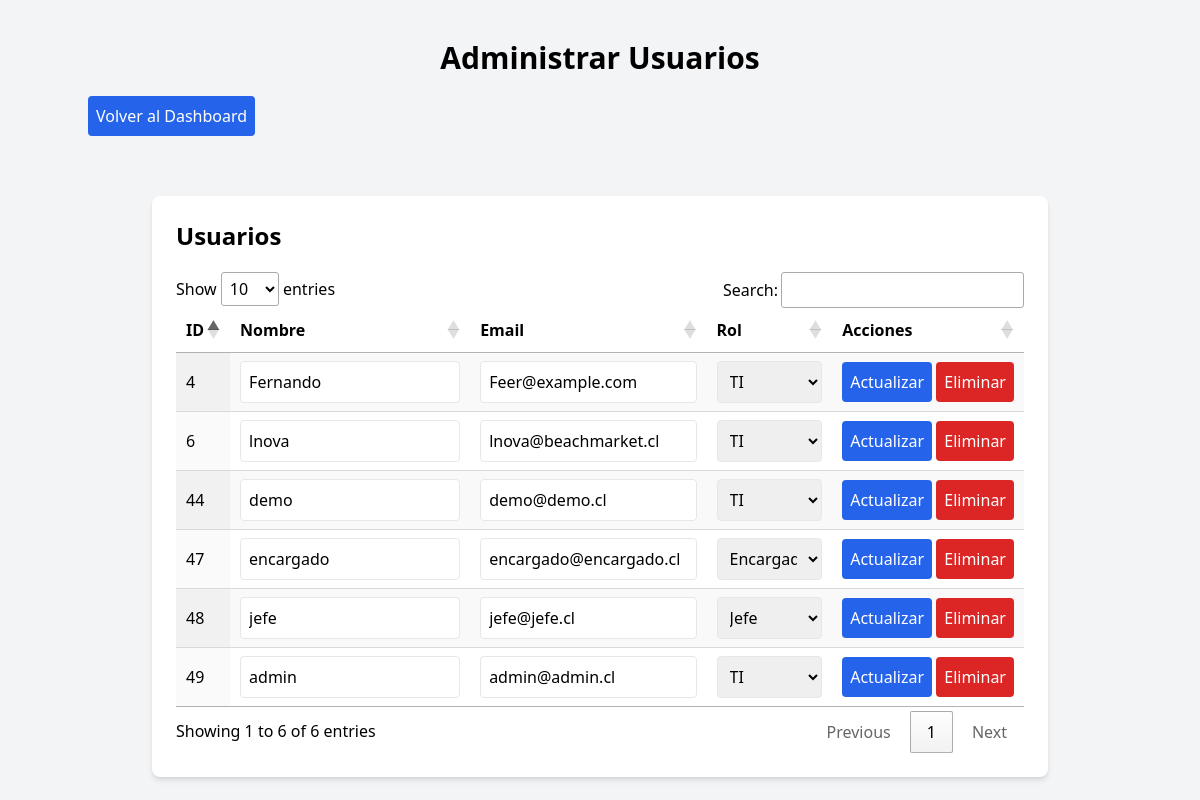
The app's page /administrar_usuarios.php (signed in) with its own data.
### tables this page shows
CREATE TABLE `usuarios` (
  `id` int(11) NOT NULL,
  `nombre` varchar(100) DEFAULT NULL,
  `email` varchar(100) DEFAULT NULL,
  `contraseña` varchar(255) DEFAULT NULL,
  `rol` enum('jefe','encargado','dueño','TI') DEFAULT NULL,
  `sucursal_id` int(11) DEFAULT NULL
);

### administrar_usuarios.php (the view, shortened to what this page needs)
<?php
$conn = new mysqli('localhost', 'root', '', 'beach');
if ($_SESSION['rol'] == 'jefe') {
    $sucursal_id = $_SESSION['sucursal_id'];
    $usuarios_query = "SELECT * FROM usuarios WHERE sucursal_id = '$sucursal_id'";
} else {
    $usuarios_query = "SELECT * FROM usuarios";
}
$usuarios_result = $conn->query($usuarios_query);
?>
<!DOCTYPE html>
<html lang="es">
<head>
    <link href="https://cdn.jsdelivr.net/npm/tailwindcss@2.2.19/dist/tailwind.min.css" rel="stylesheet">
    <link rel="stylesheet" href="https://cdn.datatables.net/1.11.5/css/jquery.dataTables.min.css">
    <link rel="stylesheet" href="https://cdn.datatables.net/responsive/2.2.9/css/responsive.dataTables.min.css">
</head>
<body class="bg-gray-100">
    <div class="container mx-auto mt-10">
        <h1 class="text-3xl font-bold text-center mb-5">Administrar Usuarios</h1>
        <button onclick="location.href='dashboard.php'" class="bg-blue-600 text-white p-2 rounded mb-5">Volver al Dashboard</button>
        <div class="max-w-4xl mx-auto bg-white p-6 rounded-lg shadow-md mt-10">
            <h2 class="text-2xl font-bold mb-5">Usuarios</h2>
            <table id="usuariosTable" class="display responsive nowrap" style="width:100%">
                <thead>
                    <tr>
                        <th>ID</th>
                        <th>Nombre</th>
                        <th>Email</th>
                        <th>Rol</th>
                        <th>Acciones</th>
                    </tr>
                </thead>
                <tbody>
                    <?php while ($row = $usuarios_result->fetch_assoc()): ?>
                    <tr>
                        <td><?php echo $row['id']; ?></td>
                        <td>
                            <form method="POST" class="inline">
                                <input type="text" name="nombre" value="<?php echo $row['nombre']; ?>" class="w-full p-2 border rounded">
                        </td>
                        <td>
                                <input type="email" name="email" value="<?php echo $row['email']; ?>" class="w-full p-2 border rounded">
                        </td>
                        <td>
                                <select name="rol" class="w-full p-2 border rounded">
                                    <option value="TI" <?php echo ($row['rol'] == 'TI') ? 'selected' : ''; ?>>TI</option>
                                    <option value="jefe" <?php echo ($row['rol'] == 'jefe') ? 'selected' : ''; ?>>Jefe</option>
                                    <option value="encargado" <?php echo ($row['rol'] == 'encargado') ? 'selected' : ''; ?>>Encargado</option>
                                </select>
                        </td>
                        <td>
                                <button type="submit" name="update_user" class="bg-blue-600 text-white p-2 rounded">Actualizar</button>
                            <button type="button" class="bg-red-600 text-white p-2 rounded" onclick="confirmDelete(<?php echo $row['id']; ?>)">Eliminar</button>
                        </td>
                    </tr>
                    <?php endwhile; ?>
                </tbody>
            </table>
        </div>
    </div>
</body>
</html>

### records on screen
usuarios: id "4", nombre "Fernando", email "Feer@example.com", rol "TI"
usuarios: id "6", nombre "lnova", email "lnova@beachmarket.cl", rol "TI"
usuarios: id "44", nombre "demo", email "demo@demo.cl", rol "TI"
usuarios: id "47", nombre "encargado", email "encargado@encargado.cl", rol "Encargado"
usuarios: id "48", nombre "jefe", email "jefe@jefe.cl", rol "Jefe"
usuarios: id "49", nombre "admin", email "admin@admin.cl"
